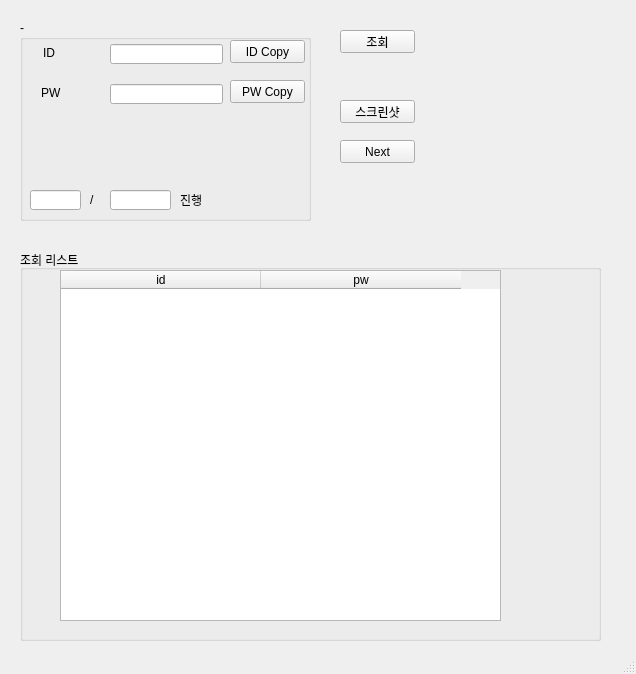
<?xml version="1.0" encoding="UTF-8"?>
<ui version="4.0">
 <class>MainWindow</class>
 <widget class="QMainWindow" name="MainWindow">
  <property name="geometry">
   <rect>
    <x>0</x>
    <y>0</y>
    <width>636</width>
    <height>674</height>
   </rect>
  </property>
  <property name="windowTitle">
   <string>MainWindow</string>
  </property>
  <widget class="QWidget" name="centralwidget">
   <widget class="QPushButton" name="pushButton">
    <property name="geometry">
     <rect>
      <x>340</x>
      <y>30</y>
      <width>75</width>
      <height>23</height>
     </rect>
    </property>
    <property name="text">
     <string>조회</string>
    </property>
   </widget>
   <widget class="QLineEdit" name="lineEdit">
    <property name="geometry">
     <rect>
      <x>110</x>
      <y>44</y>
      <width>113</width>
      <height>20</height>
     </rect>
    </property>
    <property name="text">
     <string/>
    </property>
   </widget>
   <widget class="QLineEdit" name="lineEdit_2">
    <property name="geometry">
     <rect>
      <x>110</x>
      <y>84</y>
      <width>113</width>
      <height>20</height>
     </rect>
    </property>
   </widget>
   <widget class="QLabel" name="label">
    <property name="geometry">
     <rect>
      <x>43</x>
      <y>47</y>
      <width>56</width>
      <height>12</height>
     </rect>
    </property>
    <property name="text">
     <string>ID</string>
    </property>
   </widget>
   <widget class="QLabel" name="label_2">
    <property name="geometry">
     <rect>
      <x>41</x>
      <y>87</y>
      <width>56</width>
      <height>12</height>
     </rect>
    </property>
    <property name="text">
     <string>PW</string>
    </property>
   </widget>
   <widget class="QGroupBox" name="groupBox">
    <property name="geometry">
     <rect>
      <x>20</x>
      <y>20</y>
      <width>291</width>
      <height>201</height>
     </rect>
    </property>
    <property name="title">
     <string>-</string>
    </property>
    <widget class="QPushButton" name="pushButton_2">
     <property name="geometry">
      <rect>
       <x>210</x>
       <y>20</y>
       <width>75</width>
       <height>23</height>
      </rect>
     </property>
     <property name="text">
      <string>ID Copy</string>
     </property>
    </widget>
    <widget class="QPushButton" name="pushButton_3">
     <property name="geometry">
      <rect>
       <x>210</x>
       <y>60</y>
       <width>75</width>
       <height>23</height>
      </rect>
     </property>
     <property name="text">
      <string>PW Copy</string>
     </property>
    </widget>
    <widget class="QLineEdit" name="lineEdit_3">
     <property name="geometry">
      <rect>
       <x>10</x>
       <y>170</y>
       <width>51</width>
       <height>20</height>
      </rect>
     </property>
    </widget>
    <widget class="QLineEdit" name="lineEdit_4">
     <property name="geometry">
      <rect>
       <x>90</x>
       <y>170</y>
       <width>61</width>
       <height>20</height>
      </rect>
     </property>
    </widget>
    <widget class="QLabel" name="label_3">
     <property name="geometry">
      <rect>
       <x>70</x>
       <y>170</y>
       <width>21</width>
       <height>20</height>
      </rect>
     </property>
     <property name="text">
      <string>/</string>
     </property>
    </widget>
    <widget class="QLabel" name="label_4">
     <property name="geometry">
      <rect>
       <x>160</x>
       <y>170</y>
       <width>61</width>
       <height>20</height>
      </rect>
     </property>
     <property name="text">
      <string>진행</string>
     </property>
    </widget>
   </widget>
   <widget class="QGroupBox" name="groupBox_2">
    <property name="geometry">
     <rect>
      <x>20</x>
      <y>250</y>
      <width>581</width>
      <height>391</height>
     </rect>
    </property>
    <property name="title">
     <string>조회 리스트</string>
    </property>
    <widget class="QTableWidget" name="tableWidget">
     <property name="geometry">
      <rect>
       <x>40</x>
       <y>20</y>
       <width>441</width>
       <height>351</height>
      </rect>
     </property>
     <property name="lineWidth">
      <number>1</number>
     </property>
     <attribute name="horizontalHeaderDefaultSectionSize">
      <number>200</number>
     </attribute>
     <column>
      <property name="text">
       <string>id</string>
      </property>
     </column>
     <column>
      <property name="text">
       <string>pw</string>
      </property>
     </column>
    </widget>
   </widget>
   <widget class="QPushButton" name="pushButton_4">
    <property name="geometry">
     <rect>
      <x>340</x>
      <y>140</y>
      <width>75</width>
      <height>23</height>
     </rect>
    </property>
    <property name="text">
     <string>Next</string>
    </property>
   </widget>
   <widget class="QPushButton" name="pushButton_5">
    <property name="geometry">
     <rect>
      <x>340</x>
      <y>100</y>
      <width>75</width>
      <height>23</height>
     </rect>
    </property>
    <property name="text">
     <string>스크린샷</string>
    </property>
   </widget>
   <zorder>groupBox</zorder>
   <zorder>groupBox_2</zorder>
   <zorder>pushButton</zorder>
   <zorder>lineEdit</zorder>
   <zorder>lineEdit_2</zorder>
   <zorder>label</zorder>
   <zorder>label_2</zorder>
   <zorder>pushButton_4</zorder>
   <zorder>pushButton_5</zorder>
  </widget>
  <widget class="QMenuBar" name="menubar">
   <property name="geometry">
    <rect>
     <x>0</x>
     <y>0</y>
     <width>636</width>
     <height>21</height>
    </rect>
   </property>
  </widget>
  <widget class="QStatusBar" name="statusbar"/>
 </widget>
 <resources/>
 <connections/>
</ui>
